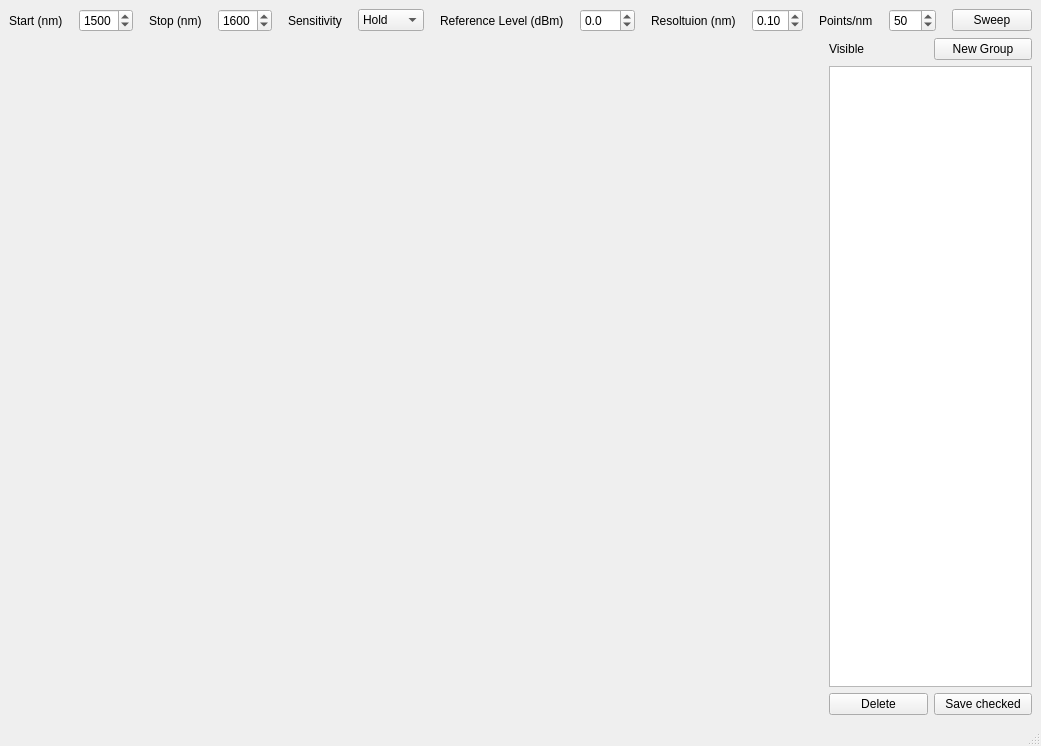
<?xml version="1.0" encoding="UTF-8"?>
<ui version="4.0">
 <class>MainWindow</class>
 <widget class="QMainWindow" name="MainWindow">
  <property name="geometry">
   <rect>
    <x>0</x>
    <y>0</y>
    <width>1007</width>
    <height>746</height>
   </rect>
  </property>
  <property name="windowTitle">
   <string>MainWindow</string>
  </property>
  <widget class="QWidget" name="centralwidget">
   <layout class="QVBoxLayout" name="verticalLayout_2">
    <item>
     <layout class="QHBoxLayout" name="horizontalLayout">
      <property name="spacing">
       <number>16</number>
      </property>
      <property name="sizeConstraint">
       <enum>QLayout::SetMaximumSize</enum>
      </property>
      <item>
       <widget class="QLabel" name="startWavlengthLabel">
        <property name="text">
         <string>Start (nm)</string>
        </property>
       </widget>
      </item>
      <item>
       <widget class="QDoubleSpinBox" name="startWavlengthDoubleSpinBox">
        <property name="decimals">
         <number>0</number>
        </property>
        <property name="minimum">
         <double>600.000000000000000</double>
        </property>
        <property name="maximum">
         <double>1750.000000000000000</double>
        </property>
        <property name="value">
         <double>1500.000000000000000</double>
        </property>
       </widget>
      </item>
      <item>
       <widget class="QLabel" name="stopWavelengthLabel">
        <property name="text">
         <string>Stop (nm)</string>
        </property>
       </widget>
      </item>
      <item>
       <widget class="QDoubleSpinBox" name="stopWavelengthDoubleSpinBox">
        <property name="decimals">
         <number>0</number>
        </property>
        <property name="minimum">
         <double>600.000000000000000</double>
        </property>
        <property name="maximum">
         <double>1750.000000000000000</double>
        </property>
        <property name="value">
         <double>1600.000000000000000</double>
        </property>
       </widget>
      </item>
      <item>
       <widget class="QLabel" name="sensitivityLabel">
        <property name="text">
         <string>Sensitivity</string>
        </property>
       </widget>
      </item>
      <item>
       <widget class="QComboBox" name="sensitivityComboBox">
        <item>
         <property name="text">
          <string>Hold</string>
         </property>
        </item>
        <item>
         <property name="text">
          <string>Auto</string>
         </property>
        </item>
        <item>
         <property name="text">
          <string>High 1</string>
         </property>
        </item>
        <item>
         <property name="text">
          <string>High 2</string>
         </property>
        </item>
        <item>
         <property name="text">
          <string>High 3</string>
         </property>
        </item>
       </widget>
      </item>
      <item>
       <widget class="QLabel" name="referenceLevelLabel">
        <property name="text">
         <string>Reference Level (dBm)</string>
        </property>
       </widget>
      </item>
      <item>
       <widget class="QDoubleSpinBox" name="referenceLevelDoubleSpinBox">
        <property name="decimals">
         <number>1</number>
        </property>
        <property name="minimum">
         <double>-90.000000000000000</double>
        </property>
        <property name="maximum">
         <double>20.000000000000000</double>
        </property>
        <property name="singleStep">
         <double>0.100000000000000</double>
        </property>
       </widget>
      </item>
      <item>
       <widget class="QLabel" name="resoltuionNmLabel">
        <property name="text">
         <string>Resoltuion (nm)</string>
        </property>
       </widget>
      </item>
      <item>
       <widget class="QDoubleSpinBox" name="resoltuionNmDoubleSpinBox">
        <property name="minimum">
         <double>0.010000000000000</double>
        </property>
        <property name="maximum">
         <double>2.000000000000000</double>
        </property>
        <property name="singleStep">
         <double>0.100000000000000</double>
        </property>
        <property name="value">
         <double>0.100000000000000</double>
        </property>
       </widget>
      </item>
      <item>
       <widget class="QLabel" name="PointsNmlabel">
        <property name="text">
         <string>Points/nm</string>
        </property>
       </widget>
      </item>
      <item>
       <widget class="QSpinBox" name="PointsNmspinBox">
        <property name="minimum">
         <number>1</number>
        </property>
        <property name="maximum">
         <number>100</number>
        </property>
        <property name="value">
         <number>50</number>
        </property>
       </widget>
      </item>
      <item>
       <widget class="QPushButton" name="SweepPushButton">
        <property name="text">
         <string>Sweep</string>
        </property>
        <property name="icon">
         <iconset>
          <normaloff>Icons/icons8-play-50.png</normaloff>Icons/icons8-play-50.png</iconset>
        </property>
        <property name="iconSize">
         <size>
          <width>32</width>
          <height>32</height>
         </size>
        </property>
       </widget>
      </item>
     </layout>
    </item>
    <item>
     <layout class="QHBoxLayout" name="horizontalLayout_2"/>
    </item>
    <item>
     <layout class="QHBoxLayout" name="horizontalLayout_4" stretch="4,1">
      <item>
       <widget class="PlotWidget" name="plotWidget" native="true">
        <property name="sizePolicy">
         <sizepolicy hsizetype="Expanding" vsizetype="Preferred">
          <horstretch>0</horstretch>
          <verstretch>0</verstretch>
         </sizepolicy>
        </property>
       </widget>
      </item>
      <item>
       <layout class="QHBoxLayout" name="horizontalLayout_3" stretch="1">
        <item>
         <layout class="QVBoxLayout" name="verticalLayout">
          <item>
           <layout class="QHBoxLayout" name="horizontalLayout_7">
            <item>
             <widget class="QLabel" name="label">
              <property name="text">
               <string>Visible</string>
              </property>
             </widget>
            </item>
            <item>
             <widget class="QPushButton" name="NewGroupPushButton">
              <property name="text">
               <string>New Group</string>
              </property>
              <property name="icon">
               <iconset>
                <normaloff>Icons/addition-color-icon.png</normaloff>Icons/addition-color-icon.png</iconset>
              </property>
              <property name="iconSize">
               <size>
                <width>24</width>
                <height>24</height>
               </size>
              </property>
             </widget>
            </item>
           </layout>
          </item>
          <item>
           <widget class="QTreeView" name="treeView">
            <property name="sizePolicy">
             <sizepolicy hsizetype="Expanding" vsizetype="Expanding">
              <horstretch>0</horstretch>
              <verstretch>0</verstretch>
             </sizepolicy>
            </property>
           </widget>
          </item>
          <item>
           <layout class="QHBoxLayout" name="horizontalLayout_6">
            <item>
             <widget class="QPushButton" name="DeletePushButton">
              <property name="text">
               <string>Delete</string>
              </property>
              <property name="icon">
               <iconset>
                <normaloff>Icons/delete-icon.png</normaloff>Icons/delete-icon.png</iconset>
              </property>
              <property name="iconSize">
               <size>
                <width>32</width>
                <height>32</height>
               </size>
              </property>
             </widget>
            </item>
            <item>
             <widget class="QPushButton" name="SavePushButton">
              <property name="text">
               <string>Save checked</string>
              </property>
              <property name="icon">
               <iconset>
                <normaloff>Icons/icons8-save-96.png</normaloff>Icons/icons8-save-96.png</iconset>
              </property>
              <property name="iconSize">
               <size>
                <width>32</width>
                <height>32</height>
               </size>
              </property>
             </widget>
            </item>
           </layout>
          </item>
          <item>
           <layout class="QHBoxLayout" name="horizontalLayout_5"/>
          </item>
         </layout>
        </item>
       </layout>
      </item>
     </layout>
    </item>
   </layout>
  </widget>
  <widget class="QMenuBar" name="menubar">
   <property name="geometry">
    <rect>
     <x>0</x>
     <y>0</y>
     <width>1007</width>
     <height>21</height>
    </rect>
   </property>
  </widget>
  <widget class="QStatusBar" name="statusbar"/>
 </widget>
 <customwidgets>
  <customwidget>
   <class>PlotWidget</class>
   <extends>QWidget</extends>
   <header>pyqtgraph</header>
   <container>1</container>
  </customwidget>
 </customwidgets>
 <resources/>
 <connections/>
</ui>
